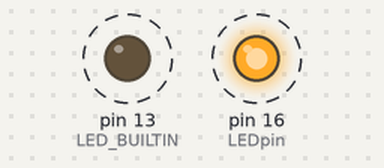
Simulated run of this sketch. Board: Arduino Uno, built with avr-gcc and run on an emulated ATmega328P. On the bench: output pins drawn as LEDs (lit = HIGH). Dashed ring = blinking.

Above: at 0.5 s.
Timing chart, 0 to 4.6 s (numbered marks = the images above):
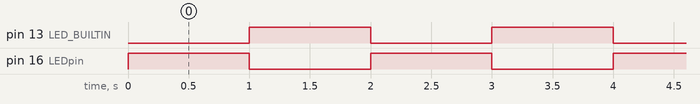

The sketch:

test.ino
```cpp
int LEDpin = 16;
void setup() {
  pinMode(LED_BUILTIN, OUTPUT);
  pinMode(LEDpin, OUTPUT);
}

void loop() {
  digitalWrite(LEDpin, HIGH);
  digitalWrite(LED_BUILTIN, LOW);
  delay(1000);
  digitalWrite(LEDpin, LOW);
  digitalWrite(LED_BUILTIN, HIGH);
  delay(1000);
}
```

Measured:
- by itself, pin 13 (LED_BUILTIN), pin 16 (LEDpin): alternates HIGH for 1.0 s and LOW for 1.0 s
